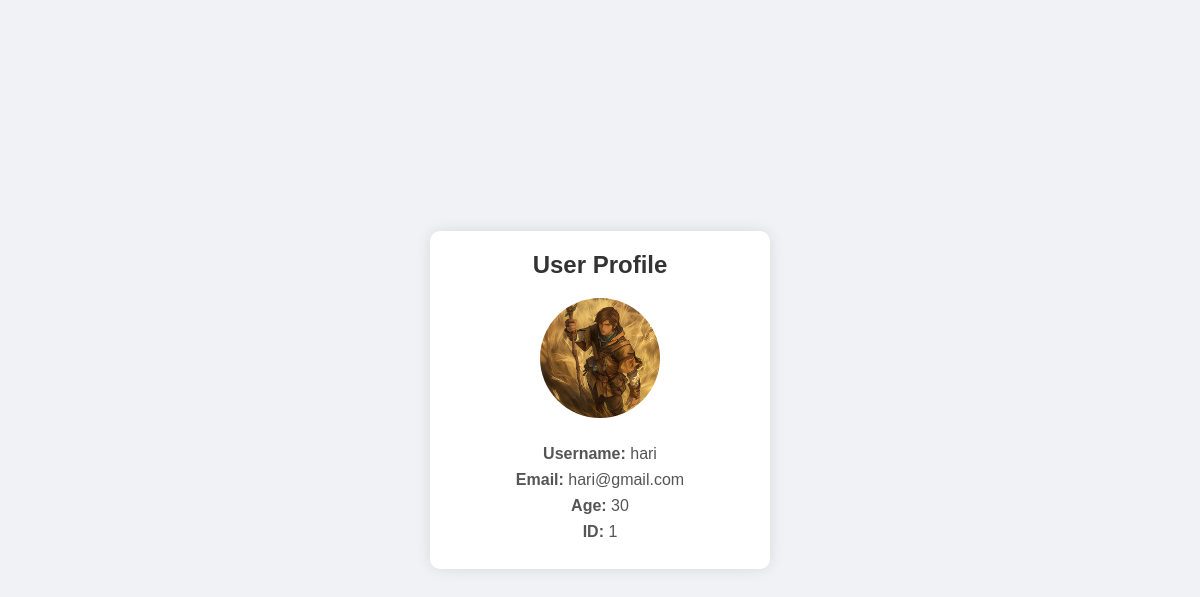
Page /view_user.php (signed in) on the committed database.
### tables this page shows
CREATE TABLE `users` (
  `Id` int NOT NULL,
  `Username` varchar(200) DEFAULT NULL,
  `Email` varchar(200) DEFAULT NULL,
  `Age` int DEFAULT NULL,
  `Password` varchar(200) DEFAULT NULL,
  `foto` varchar(255) DEFAULT 'path/to/default/photo.jpg'
);

### view_user.php (the view, shortened to what this page needs)
<?php
include 'php/config.php';
?>
<!DOCTYPE html>
<html lang="en">
<head>
    <link rel="stylesheet" href="style/view.css">
</head>
<body>
<?php
if (isset($_SESSION['id'])) {
    $id = $_SESSION['id'];
    $stmt = $con->prepare("SELECT Username, Email, Age, foto, Id FROM users WHERE Id = ?");
    $stmt->bind_param("i", $id);
    $stmt->execute();
    $result = $stmt->get_result();
    if ($row = $result->fetch_assoc()) {
        echo '<div class="profile-container">';
        echo "<h2>User Profile</h2>";
        if (!empty($row['foto'])) {
            echo '<img src="pp/' . htmlspecialchars($row['foto']) . '" alt="Profile Photo" class="profile-photo">';
        } else {
            echo '<img src="pp/placeholder.png" alt="Default Photo" class="profile-photo">';
        }
        echo "<p><strong>Username:</strong> " . htmlspecialchars($row['Username']) . "</p>";
        echo "<p><strong>Email:</strong> " . htmlspecialchars($row['Email']) . "</p>";
        echo "<p><strong>Age:</strong> " . htmlspecialchars($row['Age']) . "</p>";
        echo "<p><strong>ID:</strong> " . htmlspecialchars($row['Id']) . "</p>";
        echo '</div>';
    } else {
        echo "<p>No user found.</p>";
    }
} else {
    echo "<p>Please log in to view your profile.</p>";
}
?>
</body>
</html>

### style/view.css (style rules this page uses)
body { font-family: Arial, sans-serif; background-color: #f0f2f5; margin: 0; padding: 0; display: flex; justify-content: center; align-items: center; height: 100vh; }
.profile-container { background-color: #fff; padding: 20px; border-radius: 10px; box-shadow: 0 0 15px rgba(0, 0, 0, 0.1); text-align: center; width: 300px; }
.profile-photo { width: 120px; height: 120px; border-radius: 50%; object-fit: cover; margin-bottom: 15px; }
h2 { margin-top: 0; color: #333; }
p { margin: 8px 0; color: #555; }

### rows in the picture
users: foto (picture), Username "hari", Email "hari@gmail.com", Age "30", Id "1"
